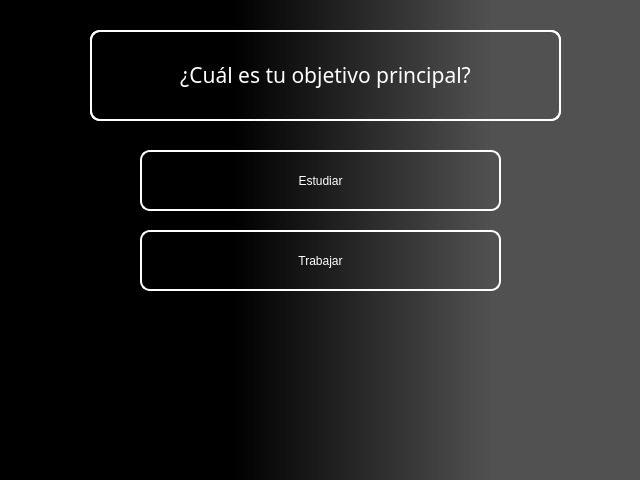
<?xml version="1.0" encoding="UTF-8"?>
<ui version="4.0">
 <class>MainWindow</class>
 <widget class="QMainWindow" name="MainWindow">
  <property name="geometry">
   <rect>
    <x>0</x>
    <y>0</y>
    <width>640</width>
    <height>480</height>
   </rect>
  </property>
  <property name="minimumSize">
   <size>
    <width>640</width>
    <height>480</height>
   </size>
  </property>
  <property name="maximumSize">
   <size>
    <width>640</width>
    <height>480</height>
   </size>
  </property>
  <property name="windowTitle">
   <string>MainWindow</string>
  </property>
  <property name="styleSheet">
   <string notr="true">background-color: qlineargradient(spread:reflect, x1:0, y1:0, x2:1, y2:0, stop:0.363636 rgba(0, 0, 0, 255), stop:0.767045 rgba(81, 81, 81, 255));</string>
  </property>
  <widget class="QWidget" name="centralwidget">
   <widget class="QFrame" name="frame_2">
    <property name="geometry">
     <rect>
      <x>90</x>
      <y>30</y>
      <width>471</width>
      <height>91</height>
     </rect>
    </property>
    <property name="styleSheet">
     <string notr="true">QFrame { 
border: 2px solid white;
border-radius: 10px;
background-color: transparent;
}</string>
    </property>
    <property name="frameShape">
     <enum>QFrame::Shape::StyledPanel</enum>
    </property>
    <property name="frameShadow">
     <enum>QFrame::Shadow::Raised</enum>
    </property>
    <widget class="QLabel" name="label">
     <property name="geometry">
      <rect>
       <x>0</x>
       <y>0</y>
       <width>471</width>
       <height>91</height>
      </rect>
     </property>
     <property name="font">
      <font>
       <family>Cascadia Code</family>
       <pointsize>16</pointsize>
       <italic>false</italic>
       <bold>false</bold>
      </font>
     </property>
     <property name="styleSheet">
      <string notr="true">font: 16pt &quot;Cascadia Code&quot;;
color: rgb(255, 255, 255);

</string>
     </property>
     <property name="text">
      <string>¿Cuál es tu objetivo principal?</string>
     </property>
     <property name="textFormat">
      <enum>Qt::TextFormat::RichText</enum>
     </property>
     <property name="alignment">
      <set>Qt::AlignmentFlag::AlignCenter</set>
     </property>
     <property name="wordWrap">
      <bool>false</bool>
     </property>
     <property name="indent">
      <number>0</number>
     </property>
    </widget>
   </widget>
   <widget class="QFrame" name="frame_3">
    <property name="geometry">
     <rect>
      <x>80</x>
      <y>140</y>
      <width>481</width>
      <height>271</height>
     </rect>
    </property>
    <property name="styleSheet">
     <string notr="true">QFrame { background-color: transparent;
}</string>
    </property>
    <property name="frameShape">
     <enum>QFrame::Shape::StyledPanel</enum>
    </property>
    <property name="frameShadow">
     <enum>QFrame::Shadow::Raised</enum>
    </property>
    <widget class="QPushButton" name="pushButton">
     <property name="geometry">
      <rect>
       <x>60</x>
       <y>10</y>
       <width>361</width>
       <height>61</height>
      </rect>
     </property>
     <property name="cursor">
      <cursorShape>PointingHandCursor</cursorShape>
     </property>
     <property name="styleSheet">
      <string notr="true">QPushButton { background-color: transparent; /* Fondo transparente */ border: 2px solid white; /* Borde blanco */ border-radius: 10px; /* Bordes redondeados */ color: white; /* Color del texto */ 
font: 20pt &quot;Berlin Sans FB&quot;;
}</string>
     </property>
     <property name="text">
      <string>Estudiar</string>
     </property>
    </widget>
    <widget class="QPushButton" name="pushButton_2">
     <property name="geometry">
      <rect>
       <x>60</x>
       <y>90</y>
       <width>361</width>
       <height>61</height>
      </rect>
     </property>
     <property name="cursor">
      <cursorShape>PointingHandCursor</cursorShape>
     </property>
     <property name="styleSheet">
      <string notr="true">QPushButton { background-color: transparent; /* Fondo transparente */ border: 2px solid white; /* Borde blanco */ border-radius: 10px; /* Bordes redondeados */ color: white; /* Color del texto */ 
font: 20pt &quot;Berlin Sans FB&quot;;
}</string>
     </property>
     <property name="text">
      <string>Trabajar</string>
     </property>
    </widget>
   </widget>
  </widget>
 </widget>
 <resources/>
 <connections/>
</ui>
